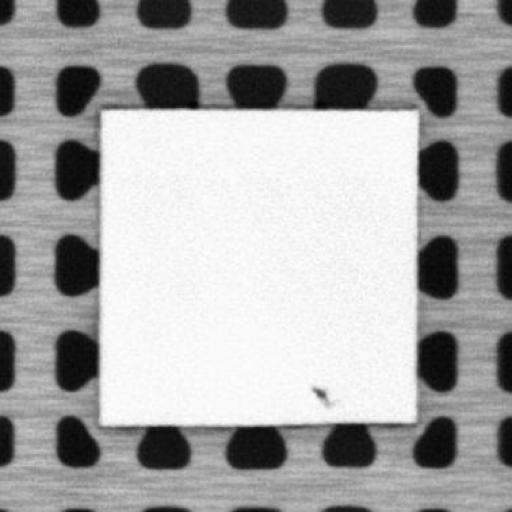
#> input picture ChipDetection_single_class/DIE_INK/train/images/Crack_1_26_150_2404759_jpg.rf.07da18086ab8dabe1925d72b10099649.jpg, 512 x 512 px
$ python enhance_die_ink_v4_python.py
#> lines starting #> are read from the running program, lines starting #| are printed output that depends on the picture; after the words box and inside, x2 and y2 are one past the last pixel; in counts of white or black regions, pixels touching at a corner belong together
from __future__ import annotations

import shutil
from pathlib import Path

import cv2
import numpy as np
from skimage.exposure import equalize_adapthist
from skimage.util import img_as_ubyte

ROOT = Path(__file__).resolve().parents[2]
SOURCE_ROOT = ROOT / "single_class_v2" / "DIE_INK"
OUTPUT_ROOT = ROOT / "ink_v2split_enhanced_v4_python" / "DIE_INK"
SPLITS = ("train", "valid", "test")
IMAGE_EXTENSIONS = {".jpg", ".jpeg", ".png"}

# V4 hypothesis: DIE_INK had the highest false-positive rate against
# background of any class (60% of all background false positives were
# mislabeled as ink). V1-V3 only changed contrast within the whole image;
# V4 additionally segments out the die region (light square) from the
# background grid (dark pads) via Otsu thresholding, then masks the
# background to a neutral fill so the model never sees the confusing
# texture at all. Keeps the V3 bottom-hat + CLAHE technique on top, since
# that was the best-performing contrast pipeline so far.
LOW_PERCENTILE = 1.0
HIGH_PERCENTILE = 99.0
BOTHAT_KERNEL_SIZE = 17
CLAHE_CLIP_LIMIT = 0.008
ROI_DILATE_SIZE = 15


def imadjust_like(gray: np.ndarray) -> np.ndarray:
    low, high = np.percentile(gray, [LOW_PERCENTILE, HIGH_PERCENTILE])
    if high <= low:
        return gray.copy()
    stretched = (gray.astype(np.float32) - low) * (255.0 / (high - low))
    return np.clip(stretched, 0, 255).astype(np.uint8)


def segment_die_roi(denoised: np.ndarray) -> np.ndarray:
    _, binary = cv2.threshold(denoised, 0, 255, cv2.THRESH_BINARY + cv2.THRESH_OTSU)
    close_kernel = cv2.getStructuringElement(cv2.MORPH_ELLIPSE, (9, 9))
    cleaned = cv2.morphologyEx(binary, cv2.MORPH_CLOSE, close_kernel)

    num_labels, labels, stats, _ = cv2.connectedComponentsWithStats(cleaned, connectivity=8)
    if num_labels <= 1:
        return np.full(denoised.shape, 255, dtype=np.uint8)

    largest_label = 1 + int(np.argmax(stats[1:, cv2.CC_STAT_AREA]))
    mask = np.where(labels == largest_label, 255, 0).astype(np.uint8)

    dilate_kernel = cv2.getStructuringElement(cv2.MORPH_ELLIPSE, (ROI_DILATE_SIZE, ROI_DILATE_SIZE))
    return cv2.dilate(mask, dilate_kernel)


def enhance_ink_image(image_path: Path) -> np.ndarray:
    image = cv2.imread(str(image_path), cv2.IMREAD_COLOR)
    if image is None:
        raise ValueError(f"Could not read image: {image_path}")

    gray = cv2.cvtColor(image, cv2.COLOR_BGR2GRAY)
    denoised = cv2.medianBlur(gray, 3)
    adjusted = imadjust_like(denoised)

    kernel = cv2.getStructuringElement(cv2.MORPH_ELLIPSE, (BOTHAT_KERNEL_SIZE, BOTHAT_KERNEL_SIZE))
    dark_features = cv2.morphologyEx(adjusted, cv2.MORPH_BLACKHAT, kernel)
    subtracted = cv2.subtract(adjusted, dark_features)
    enhanced = img_as_ubyte(equalize_adapthist(subtracted, clip_limit=CLAHE_CLIP_LIMIT))

    roi_mask = segment_die_roi(denoised)
    roi_pixels = enhanced[roi_mask > 0]
    fill_value = int(roi_pixels.mean()) if roi_pixels.size else int(enhanced.mean())
    masked = np.where(roi_mask > 0, enhanced, fill_value).astype(np.uint8)
    return masked


def write_data_yaml() -> None:
    data_yaml = OUTPUT_ROOT / "data.yaml"
    data_yaml.write_text(
        "\n".join(
            [
                f"path: {OUTPUT_ROOT.relative_to(ROOT).as_posix()}",
                "train: train/images",
                "val: valid/images",
                "test: test/images",
                "nc: 1",
                "names:",
                "  - DIE_INK",
                "",
            ]
        ),
        encoding="utf-8",
    )


def main() -> None:
    if not SOURCE_ROOT.exists():
        raise FileNotFoundError(f"Source dataset not found: {SOURCE_ROOT}")

    for split in SPLITS:
        src_images = SOURCE_ROOT / split / "images"
        src_labels = SOURCE_ROOT / split / "labels"
        out_images = OUTPUT_ROOT / split / "images"
        out_labels = OUTPUT_ROOT / split / "labels"

        if not src_images.exists():
            continue

        out_images.mkdir(parents=True, exist_ok=True)
        out_labels.mkdir(parents=True, exist_ok=True)

        image_paths = sorted(
            path for path in src_images.iterdir() if path.suffix.lower() in IMAGE_EXTENSIONS
        )
        print(f"Enhancing {split} with Ink V4 ROI-segmented (Python): {len(image_paths)} files")

        for image_path in image_paths:
            enhanced = enhance_ink_image(image_path)
#> in enhance_ink_image, image is the input picture: shape (512, 512, 3); min 0, max 255, mean 165.6
#> in imadjust_like, `low, high = np.percentile(gray, [LOW_PERCENTILE, HIGH_PERCENTILE])`: low = 12; high = 251
#> in enhance_ink_image, `dark_features = cv2.morphologyEx(adjusted, cv2.MORPH_BLACKHAT, kernel)`:
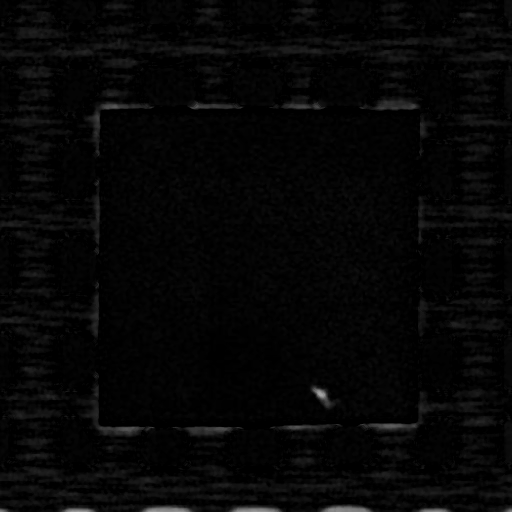
#> dark_features: shape (512, 512); min 0, max 164, mean 5.8
#> in enhance_ink_image, `subtracted = cv2.subtract(adjusted, dark_features)`:
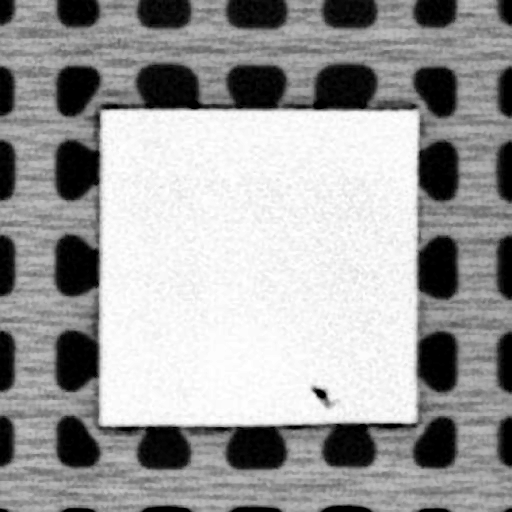
#> subtracted: shape (512, 512); min 0, max 255, mean 157.9
#> in enhance_ink_image, `enhanced = img_as_ubyte(equalize_adapthist(subtracted, clip_limit=CLAH..`:
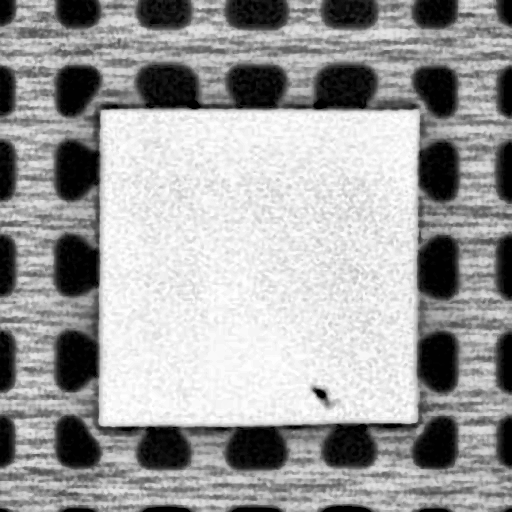
#> enhanced: shape (512, 512); min 0, max 255, mean 159.1
#> in segment_die_roi, `_, binary = cv2.threshold(denoised, 0, 255, cv2.THRESH_BINARY + cv2.TH..`:
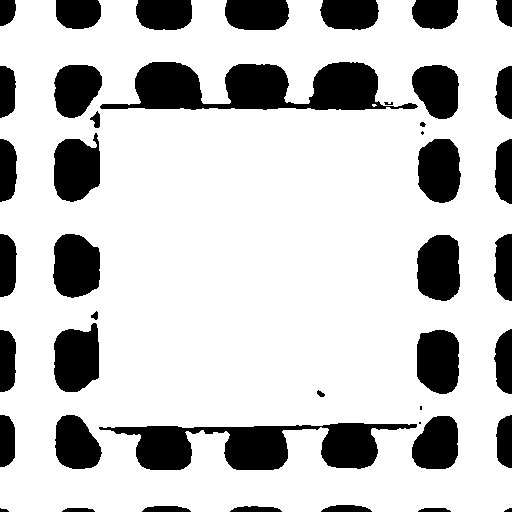
#> binary: shape (512, 512); 78.6% white; 44 black regions (4 under 20 px), largest, box (x1, y1, x2, y2) and area: (100, 62, 418, 110) 8728, (99, 423, 417, 470) 7696, (54, 323, 99, 392) 2510
#> in segment_die_roi, `cleaned = cv2.morphologyEx(binary, cv2.MORPH_CLOSE, close_kernel)`:
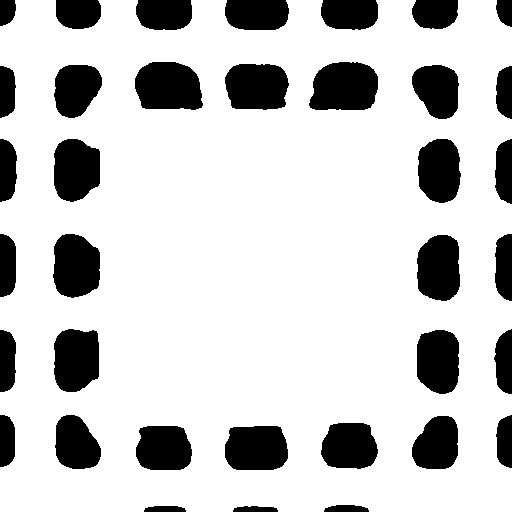
#> cleaned: shape (512, 512); 79.5% white; 36 black regions, largest, box (x1, y1, x2, y2) and area: (309, 62, 378, 110) 2804, (135, 62, 203, 110) 2744, (225, 64, 289, 110) 2534
#> in segment_die_roi, `num_labels, labels, stats, _ = cv2.connectedComponentsWithStats(cleane..`: num_labels = 2; stats = [[0, 0, 512, 512, 53814], [0, 0, 512, 512, 208330]]
#> in segment_die_roi, `largest_label = 1 + int(np.argmax(stats[1:, cv2.CC_STAT_AREA]))`: largest_label = 1
#> in segment_die_roi, `return cv2.dilate(mask, dilate_kernel)`:
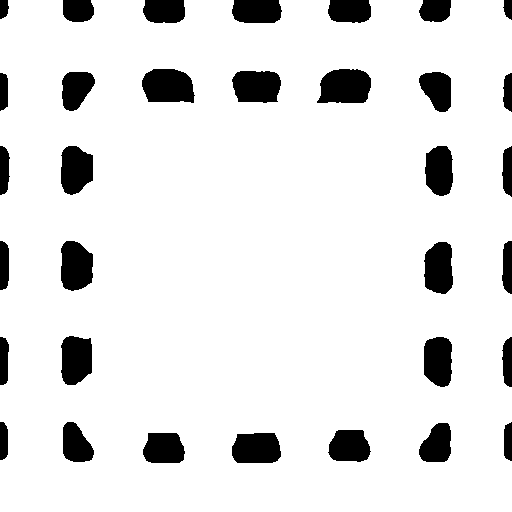
#> returned value: shape (512, 512); 89.7% white; 33 black regions, largest, box (x1, y1, x2, y2) and area: (317, 69, 371, 103) 1543, (142, 69, 195, 103) 1502, (232, 71, 281, 103) 1352
#> in enhance_ink_image, `fill_value = int(roi_pixels.mean()) if roi_pixels.size else int(enhanc..`: fill_value = 176
#> in enhance_ink_image, `masked = np.where(roi_mask > 0, enhanced, fill_value).astype(np.uint8)`:
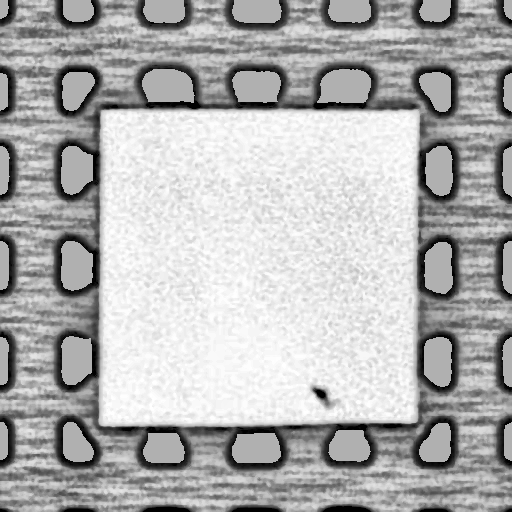
#> masked: shape (512, 512); min 0, max 255, mean 176.5
            cv2.imwrite(str(out_images / image_path.name), enhanced)

            label_path = src_labels / f"{image_path.stem}.txt"
            if label_path.exists():
                shutil.copy2(label_path, out_labels / label_path.name)
#> pass 2 of the loop in main, `for split in SPLITS:`:
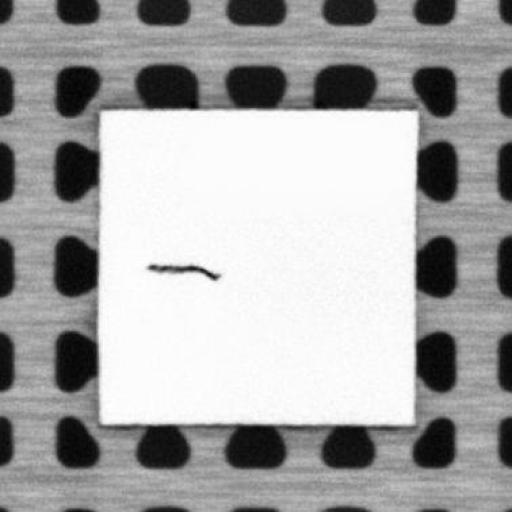
#> input picture ChipDetection_single_class/DIE_INK/test/images/Crack_1_105_160_4401274_jpg.rf.cd1f30b9df8fa9cd16fe542b423f1127.jpg, 512 x 512 px
#> in enhance_ink_image, image is the input picture: shape (512, 512, 3); min 0, max 255, mean 166.2
#> in segment_die_roi (call 2), `_, binary = cv2.threshold(denoised, 0, 255, cv2.THRESH_BINARY + cv2.TH..`:
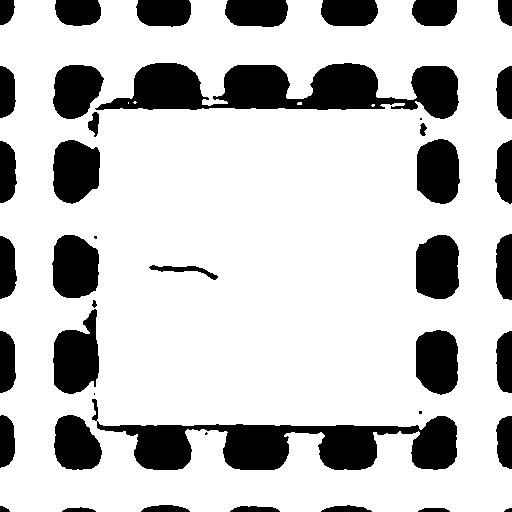
#> binary: shape (512, 512); 78.3% white; 43 black regions (5 under 20 px), largest, box (x1, y1, x2, y2) and area: (95, 63, 459, 119) 11239, (92, 399, 457, 470) 10379, (53, 309, 99, 394) 2702
#> cleaned: shape (512, 512); 79.4% white; 43 black regions, largest, box (x1, y1, x2, y2) and area: (302, 63, 378, 110) 2831, (133, 63, 203, 110) 2806, (223, 65, 297, 109) 2709
#> stats = [[0, 0, 512, 512, 54067], [0, 0, 512, 512, 208077]]
#> fill_value = 180
#> in enhance_ink_image (call 2), `masked = np.where(roi_mask > 0, enhanced, fill_value).astype(np.uint8)`:
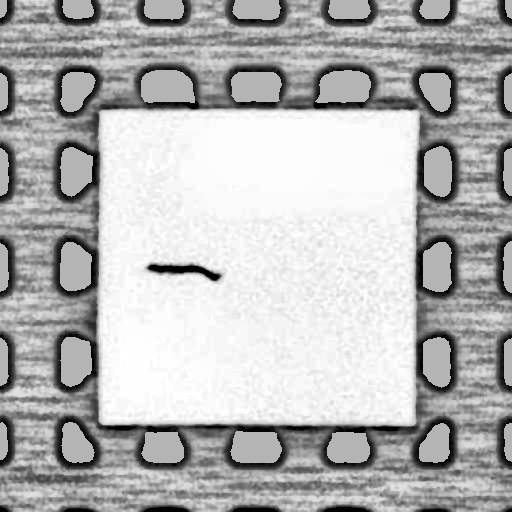
#> masked: shape (512, 512); min 1, max 255, mean 180.3

    write_data_yaml()
    print(f"\nDone. Enhanced Ink V4 (Python) dataset saved to: {OUTPUT_ROOT}")
    print(f"YOLO data file: {OUTPUT_ROOT / 'data.yaml'}")


if __name__ == "__main__":
    main()
